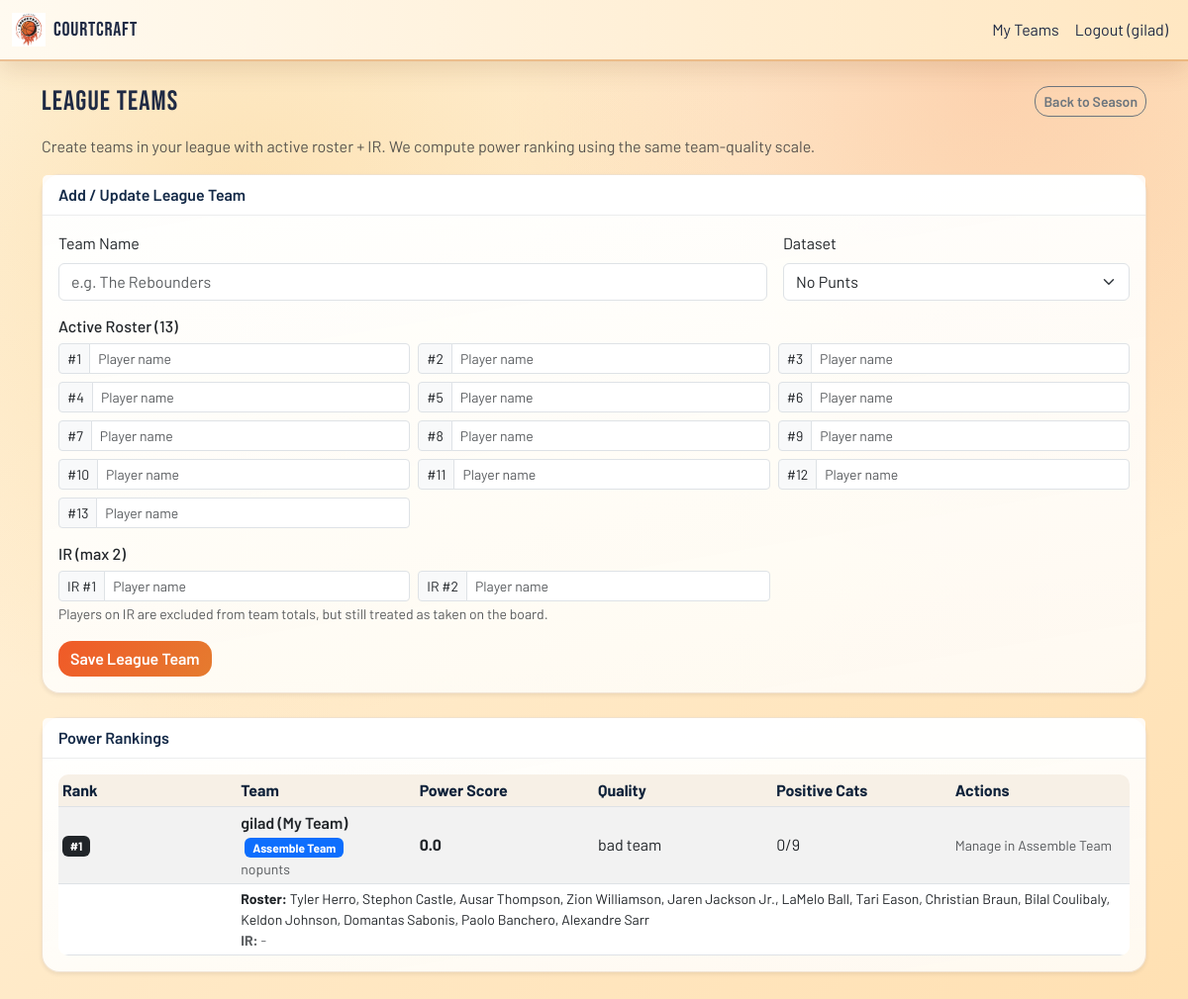
Page /season/24-25/league-teams (signed in) on the earlier database version.
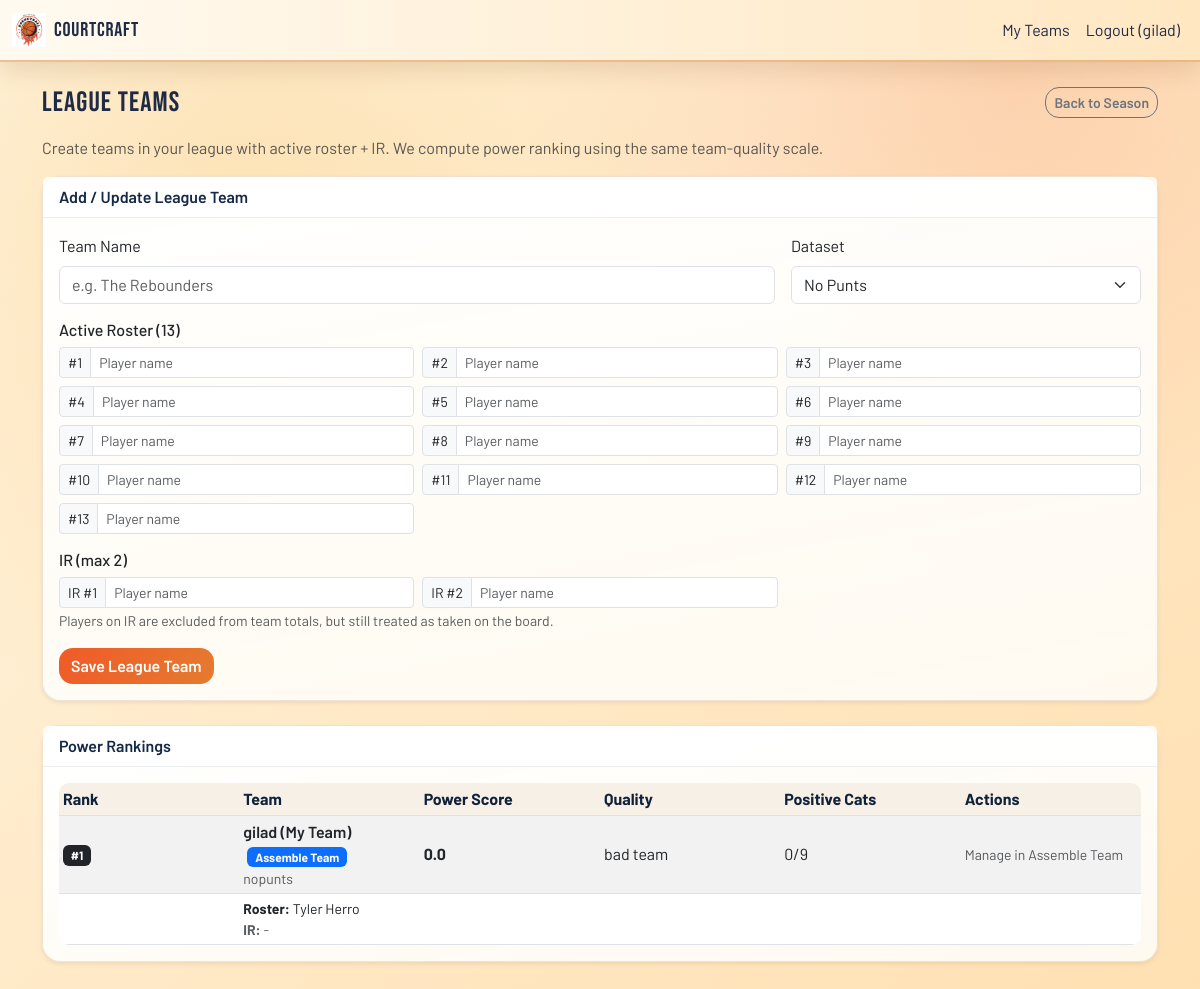
Same page on the later database version.
### tables this page shows
CREATE TABLE "teams" (
	id INTEGER NOT NULL, 
	user_id INTEGER NOT NULL, 
	season VARCHAR(32) NOT NULL, 
	players TEXT NOT NULL, 
	data_type VARCHAR(32) NOT NULL, 
	created_at DATETIME NOT NULL, ir_players TEXT NOT NULL DEFAULT '[]', 
	PRIMARY KEY (id), 
	FOREIGN KEY(user_id) REFERENCES users (id)
);

### app.py (the view, shortened to what this page needs)
@app.route("/season/<season>/league-teams", methods=["GET", "POST"])
def league_teams_page(season):
    formatted = season.replace("-", "/")
    user_id = session.get("user_id")
    form_data_type = request.form.get("data_type", "nopunts") if request.method == "POST" else "nopunts"
    form_team_name = (request.form.get("team_name") or "").strip() if request.method == "POST" else ""
    form_players = [request.form.get(f"player{i}", "").strip() for i in range(1, 14)] if request.method == "POST" else [""] * 13
    form_ir_players = [request.form.get("ir1", "").strip(), request.form.get("ir2", "").strip()] if request.method == "POST" else ["", ""]
    edit_team_id = (request.form.get("edit_team_id") or "").strip() if request.method == "POST" else (request.args.get("edit") or "").strip()
    rows = []
    if user_id:
        db = get_db()
        rows = list(db.execute(
            "SELECT id, team_name, players, ir_players, data_type, created_at FROM league_teams WHERE season=? AND (user_id=? OR user_id IS NULL) ORDER BY created_at DESC",
            (season, user_id),
        ).fetchall())
    if user_id:
        my_row = db.execute(
            "SELECT players, ir_players, data_type, created_at FROM teams WHERE user_id=? AND season=? ORDER BY datetime(created_at) DESC LIMIT 1",
            (user_id, season),
        ).fetchone()
        if my_row:
            rows.append({
                "id": None,
                "team_name": f"{session.get('user', 'My Team')} (My Team)",
                "players": my_row["players"],
                "ir_players": my_row["ir_players"],
                "data_type": my_row["data_type"],
                "created_at": my_row["created_at"],
                "is_my_team": True,
            })
    power_rankings = _compute_league_power_rankings(season, rows)
    return render_template(
        "league_teams.html",
        season=formatted,
        season_url=season,
        can_manage=bool(user_id),
        data_type=form_data_type,
        form_team_name=form_team_name,
        form_players=form_players,
        form_ir_players=form_ir_players,
        edit_team_id=edit_team_id,
        power_rankings=power_rankings,
    )

### app.py (called while the page is built, shortened)
def get_db():
    conn = sqlite3.connect(DATABASE)
    conn.row_factory = sqlite3.Row
    return conn

@app.context_processor
def inject_globals():
    return {
        'current_year': datetime.now().year,
        'logged_in_user': session.get("user"),
        'player_headshot_url': player_headshot_url,
    }

def _read_rankings_cached(path: str):
    if not path or not os.path.exists(path):
        return None

def _load_df_for_recs(season: str, preferred_type: str):
    order = []
    if preferred_type in ("nopunts","tovpunt"): order.append(preferred_type)
    if "nopunts" not in order: order.append("nopunts")
    if "tovpunt" not in order: order.append("tovpunt")
    for t in order:
        try:
            path = os.path.join(os.path.dirname(__file__), data_dirs[t], data_files[season][t])
        except KeyError:
            continue
        df = _read_rankings_cached(path)
        if df is not None:
            return df, t
    return None, preferred_type or "nopunts"

def _team_quality_label(count_positive: int) -> str:
    return "bad team" if count_positive < 2 else (
        "ok team" if count_positive < 3 else (
            "good team" if count_positive < 4 else "great team"
        )
    )

def _load_df_for_exact_type(season: str, data_type: str):
    try:
        path = os.path.join(os.path.dirname(__file__), data_dirs[data_type], data_files[season][data_type])
    except KeyError:
        return None
    return _read_rankings_cached(path)

### templates/league_teams.html (shortened to what this page needs)
{% extends 'base.html' %}
{% block content %}
<div class="d-flex justify-content-between align-items-center mb-3">
  <h3 class="mb-0">League Teams</h3>
  <a href="{{ url_for('season_page', season=season_url) }}" class="btn btn-outline-secondary btn-sm">Back to Season</a>
</div>
<p class="text-muted">Create teams in your league with active roster + IR. We compute power ranking using the same team-quality scale.</p>
<form method="post" class="card shadow-sm mb-4" {% if not can_manage %}style="opacity:.65;pointer-events:none;"{% endif %}>
  <div class="card-header fw-semibold">{% if edit_team_id %}Edit League Team{% else %}Add / Update League Team{% endif %}</div>
  <div class="card-body">
    <div class="row g-3 mb-3">
      <div class="col-12 col-md-8">
        <label class="form-label">Team Name</label>
        <input type="text" name="team_name" class="form-control" placeholder="e.g. The Rebounders" value="{{ form_team_name or '' }}" required>
      </div>
      <div class="col-12 col-md-4">
        <label class="form-label">Dataset</label>
        <select name="data_type" class="form-select">
          <option value="nopunts" {% if data_type == 'nopunts' %}selected{% endif %}>No Punts</option>
        </select>
      </div>
    </div>
    <div class="mb-3">
      <h6>Active Roster (13)</h6>
      <div class="row g-2">
        {% for i in range(1,14) %}
          {% set val = (form_players[i-1] if form_players and form_players|length >= i else '') %}
          <div class="col-12 col-sm-6 col-lg-4">
            <div class="input-group input-group-sm">
              <span class="input-group-text">#{{ i }}</span>
              <input name="player{{ i }}" value="{{ val }}" class="form-control" list="allPlayers" autocomplete="off" placeholder="Player name">
            </div>
          </div>
        {% endfor %}
      </div>
    </div>
    <div class="mb-3">
      <h6>IR (max 2)</h6>
      <div class="row g-2">
        <div class="col-12 col-sm-6 col-lg-4">
          <div class="input-group input-group-sm">
            <span class="input-group-text">IR #1</span>
            <input name="ir1" value="{{ form_ir_players[0] if form_ir_players else '' }}" class="form-control" list="allPlayers" autocomplete="off" placeholder="Player name">
          </div>
        </div>
        <div class="col-12 col-sm-6 col-lg-4">
          <div class="input-group input-group-sm">
            <span class="input-group-text">IR #2</span>
            <input name="ir2" value="{{ form_ir_players[1] if form_ir_players and form_ir_players|length > 1 else '' }}" class="form-control" list="allPlayers" autocomplete="off" placeholder="Player name">
          </div>
        </div>
      </div>
      <small class="text-muted">Players on IR are excluded from team totals, but still treated as taken on the board.</small>
    </div>
    <button type="submit" class="btn btn-primary">{% if edit_team_id %}Update Team{% else %}Save League Team{% endif %}</button>
  </div>
</form>
<div class="card shadow-sm mb-4">
  <div class="card-header fw-semibold">Power Rankings</div>
  <div class="card-body">
    {% if power_rankings and power_rankings|length > 0 %}
      <div class="table-responsive">
        <table class="table table-striped table-sm align-middle mb-0">
          <thead>
            <tr>
              <th>Rank</th>
              <th>Team</th>
              <th>Power Score</th>
              <th>Quality</th>
              <th>Positive Cats</th>
              <th>Actions</th>
            </tr>
          </thead>
          <tbody>
            {% for t in power_rankings %}
              <tr>
                <td><span class="badge text-bg-dark">#{{ t.power_rank }}</span></td>
                <td>
                  <div class="fw-semibold">
                    {% if t.is_my_team %}
                      {{ t.team_name }} <span class="badge text-bg-primary ms-1">Assemble Team</span>
                    {% else %}
                      <a href="{{ url_for('league_teams_page', season=season_url, edit=t.id) }}">{{ t.team_name }}</a>
                    {% endif %}
                  </div>
                  <div class="small text-muted">{{ t.data_type }}</div>
                </td>
                <td><strong>{{ t.power_score }}</strong></td>
                <td>{{ t.analysis }}</td>
                <td>{{ t.positive_cats }}/9</td>
                <td>
                  {% if t.is_my_team %}
                    <span class="text-muted small">Manage in Assemble Team</span>
                  {% else %}
                    <form method="post" class="d-inline">
                      <input type="hidden" name="action" value="delete" />
                      <input type="hidden" name="team_id" value="{{ t.id }}" />
                      <button type="submit" class="btn btn-sm btn-outline-danger">Delete</button>
                    </form>
                  {% endif %}
                </td>
              </tr>
              <tr>
                <td></td>
                <td colspan="5">
                  <div class="small"><strong>Roster:</strong> {{ t.players|join(', ') if t.players else '-' }}</div>
                  <div class="small text-muted"><strong>IR:</strong> {{ t.ir_players|join(', ') if t.ir_players else '-' }}</div>
                </td>
              </tr>
            {% endfor %}
          </tbody>
        </table>
      </div>
    {% else %}
      <div class="text-muted">No league teams saved yet.</div>
    {% endif %}
  </div>
</div>
{% endblock %}

### templates/base.html (shortened to what this page needs)
<!DOCTYPE html>
<html lang="en">
<head>
  <link
    href="https://cdn.jsdelivr.net/npm/bootstrap@5.3.0/dist/css/bootstrap.min.css"
    rel="stylesheet"
  >
  <link
    href="{{ url_for('static', filename='css/courtcraft.css') }}"
    rel="stylesheet"
  >
</head>
<body>
  <nav class="navbar navbar-expand-lg navbar-dark bg-secondary-navy">
    <div class="container-fluid">
      <a class="navbar-brand d-flex align-items-center" href="{{ url_for('home') }}">
          <img class="brand-logo" src="{{ url_for('static', filename='img/logo.png', v='2') }}"
          alt="CourtCraft"
          loading="eager"
          width="32" height="32"/>
        <span class="ms-2">CourtCraft</span>
      </a>
      <div class="collapse navbar-collapse" id="navMain">
        <ul class="navbar-nav ms-auto">
          {% if logged_in_user %}
          <li class="nav-item"><a class="nav-link" href="{{ url_for('list_teams') }}">My Teams</a></li>
          <li class="nav-item"><a class="nav-link" href="{{ url_for('logout') }}">Logout ({{ logged_in_user }})</a></li>
          {% else %}
          <li class="nav-item"><a class="nav-link" href="{{ url_for('auth') }}">Login / Register</a></li>
          {% endif %}
        </ul>
      </div>
    </div>
  </nav>
  <main class="container my-4">
    {% block content %}{% endblock %}
  </main>
</body>
</html>

### static/css/courtcraft.css (style rules this page uses)
:root { --court-ink: #1f2a44; --court-deep: #2b3e62; --court-orange: #f05a28; --court-gold: #f5b448; --court-light: #fff8eb; --court-wood: #d89e64; --accent-white: #ffffff; }
html, body { margin: 0; padding: 0; width: 100%; min-height: 100%; }
body { display: flex; flex-direction: column; background: radial-gradient(circle at 20% 20%, rgba(245, 180, 72, 0.24), transparent 42%), radial-gradient(circle at 84% 8%, rgba(240, 90, 40, 0.17), transparent 36%), linear-gradient(140deg, #fff6e3 0%, #ffe9c6 54%, #ffe0b2 100%); color: #1f2a44; font-family: 'Barlow', sans-serif; }
h1, h2, h3, h4, h5, .navbar-brand span { font-family: 'Bebas Neue', sans-serif; letter-spacing: 0.04em; }
.navbar { background: linear-gradient(90deg, #fffaf0, #ffe7c2) !important; border-bottom: 2px solid rgba(221, 146, 74, 0.55); box-shadow: 0 8px 24px rgba(123, 76, 34, 0.16); }
.navbar .nav-link, .navbar-brand span { color: #1f2a44 !important; }
main.container { flex: 1; }
.card { border-radius: 18px; border: 1px solid rgba(192, 133, 71, 0.22); background: linear-gradient(170deg, rgba(255,255,255,0.98), rgba(255,250,242,0.96)); box-shadow: 0 12px 28px rgba(114, 67, 30, 0.16); }
.card-header { border-bottom: 1px solid rgba(14, 28, 47, 0.08); background: rgba(255, 255, 255, 0.85); color: #132947; }
.btn { border-radius: 14px; font-weight: 600; }
.btn-primary { background: linear-gradient(120deg, #f05a28, #e57b2f); border: none; }
.brand-logo { height: 34px; width: auto; display: inline-block; vertical-align: middle; object-fit: contain; }
.table { width: 100%; border-collapse: collapse; direction: ltr !important; background: rgba(255,255,255,0.97); border-radius: 10px; overflow: hidden; table-layout: fixed; }
.table th { background: #f7f0e6; color: #0f223a; }
.table td.text-truncate, .table th { white-space: nowrap; overflow: hidden; text-overflow: ellipsis; }

Differences in the rows shown:
no longer on this page (row edited): teams: power_rank "1", team_name "gilad (My Team)", data_type "nopunts", power_score "0.0", analysis "bad team", positive_cats "0", players "Tyler Herro, Stephon Castle, Ausar Thompson, Zion Williamson, Jaren Jackson Jr., LaMelo Ball, Tari Eason, Christian Braun, Bilal Coulibaly, Keldon Johnson, Domantas Sabonis, Paolo Banchero, Alexandre Sarr", ir_players "-"
now on this page (row edited): teams: power_rank "1", team_name "gilad (My Team)", data_type "nopunts", power_score "0.0", analysis "bad team", positive_cats "0", players "Tyler Herro", ir_players "-"
